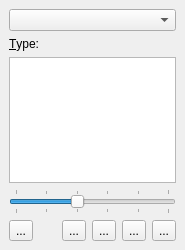
<ui version="4.0" >
 <class>QTocUi</class>
 <widget class="QWidget" name="QTocUi" >
  <property name="windowModality" >
   <enum>Qt::NonModal</enum>
  </property>
  <property name="geometry" >
   <rect>
    <x>0</x>
    <y>0</y>
    <width>185</width>
    <height>250</height>
   </rect>
  </property>
  <property name="windowTitle" >
   <string/>
  </property>
  <layout class="QGridLayout" >
   <property name="margin" >
    <number>9</number>
   </property>
   <property name="spacing" >
    <number>6</number>
   </property>
   <item row="3" column="0" >
    <widget class="QSlider" name="depthSL" >
     <property name="sizePolicy" >
      <sizepolicy>
       <hsizetype>13</hsizetype>
       <vsizetype>0</vsizetype>
       <horstretch>0</horstretch>
       <verstretch>0</verstretch>
      </sizepolicy>
     </property>
     <property name="toolTip" >
      <string>Adjust the depth of the navigation tree</string>
     </property>
     <property name="maximum" >
      <number>5</number>
     </property>
     <property name="pageStep" >
      <number>1</number>
     </property>
     <property name="value" >
      <number>2</number>
     </property>
     <property name="orientation" >
      <enum>Qt::Horizontal</enum>
     </property>
     <property name="tickPosition" >
      <enum>QSlider::TicksBothSides</enum>
     </property>
    </widget>
   </item>
   <item row="0" column="0" >
    <widget class="QComboBox" name="typeCO" >
     <property name="sizePolicy" >
      <sizepolicy>
       <hsizetype>13</hsizetype>
       <vsizetype>0</vsizetype>
       <horstretch>0</horstretch>
       <verstretch>0</verstretch>
      </sizepolicy>
     </property>
     <property name="toolTip" >
      <string>Switch between table of contents, list of figures or list of tables, if available</string>
     </property>
    </widget>
   </item>
   <item row="2" column="0" >
    <widget class="QTreeView" name="tocTV" >
     <property name="sizePolicy" >
      <sizepolicy>
       <hsizetype>13</hsizetype>
       <vsizetype>7</vsizetype>
       <horstretch>0</horstretch>
       <verstretch>0</verstretch>
      </sizepolicy>
     </property>
    </widget>
   </item>
   <item row="4" column="0" >
    <layout class="QHBoxLayout" >
     <property name="margin" >
      <number>0</number>
     </property>
     <property name="spacing" >
      <number>6</number>
     </property>
     <item>
      <widget class="QToolButton" name="updateTB" >
       <property name="toolTip" >
        <string>Update navigation tree</string>
       </property>
       <property name="text" >
        <string>...</string>
       </property>
       <property name="icon" >
        <iconset>../../../../lib/images/reload.xpm</iconset>
       </property>
       <property name="iconSize" >
        <size>
         <width>20</width>
         <height>20</height>
        </size>
       </property>
      </widget>
     </item>
     <item>
      <spacer>
       <property name="orientation" >
        <enum>Qt::Horizontal</enum>
       </property>
       <property name="sizeHint" >
        <size>
         <width>16</width>
         <height>20</height>
        </size>
       </property>
      </spacer>
     </item>
     <item>
      <widget class="QToolButton" name="moveOutTB" >
       <property name="toolTip" >
        <string>Decrease nesting depth of selected item</string>
       </property>
       <property name="text" >
        <string>...</string>
       </property>
       <property name="icon" >
        <iconset>../../../../lib/images/promote.xpm</iconset>
       </property>
       <property name="iconSize" >
        <size>
         <width>20</width>
         <height>20</height>
        </size>
       </property>
      </widget>
     </item>
     <item>
      <widget class="QToolButton" name="moveInTB" >
       <property name="toolTip" >
        <string>Increase nesting depth of selected item</string>
       </property>
       <property name="text" >
        <string>...</string>
       </property>
       <property name="icon" >
        <iconset>../../../../lib/images/demote.xpm</iconset>
       </property>
       <property name="iconSize" >
        <size>
         <width>20</width>
         <height>20</height>
        </size>
       </property>
      </widget>
     </item>
     <item>
      <widget class="QToolButton" name="moveDownTB" >
       <property name="toolTip" >
        <string>Move selected item down by one</string>
       </property>
       <property name="text" >
        <string>...</string>
       </property>
       <property name="icon" >
        <iconset>../../../../lib/images/down.xpm</iconset>
       </property>
       <property name="iconSize" >
        <size>
         <width>20</width>
         <height>20</height>
        </size>
       </property>
      </widget>
     </item>
     <item>
      <widget class="QToolButton" name="moveUpTB" >
       <property name="toolTip" >
        <string>Move selected item up by one</string>
       </property>
       <property name="text" >
        <string>...</string>
       </property>
       <property name="icon" >
        <iconset>../../../../lib/images/up.xpm</iconset>
       </property>
       <property name="iconSize" >
        <size>
         <width>20</width>
         <height>20</height>
        </size>
       </property>
      </widget>
     </item>
    </layout>
   </item>
   <item row="1" column="0" >
    <widget class="QLabel" name="typeLA" >
     <property name="text" >
      <string>&amp;Type:</string>
     </property>
     <property name="buddy" >
      <cstring>typeCO</cstring>
     </property>
    </widget>
   </item>
  </layout>
 </widget>
 <tabstops>
  <tabstop>typeCO</tabstop>
  <tabstop>tocTV</tabstop>
  <tabstop>depthSL</tabstop>
 </tabstops>
 <includes>
  <include location="local" >qt_helpers.h</include>
 </includes>
 <resources/>
 <connections/>
</ui>
